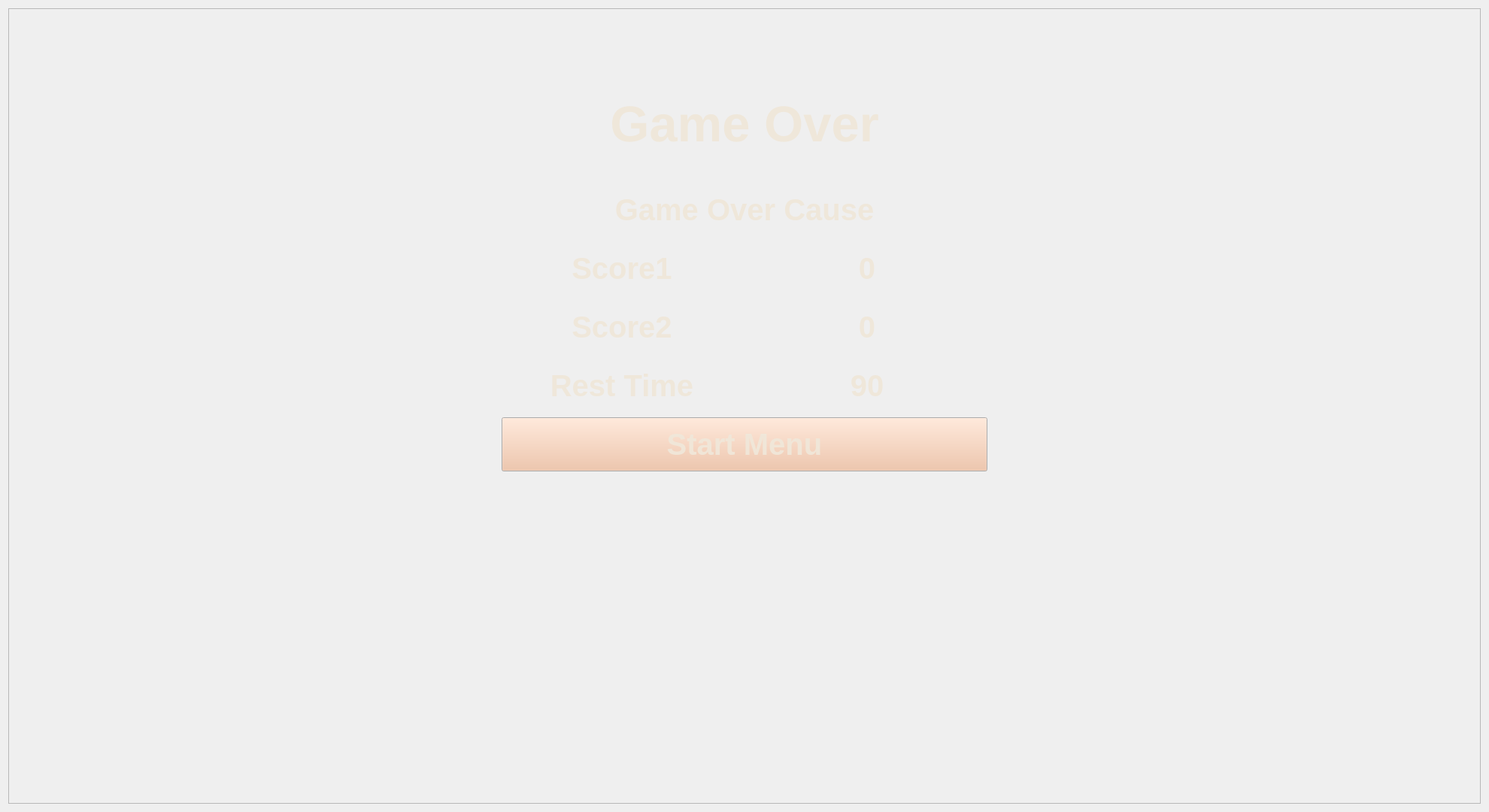
<?xml version="1.0" encoding="UTF-8"?>
<ui version="4.0">
 <class>DualPlayerGameEndUI</class>
 <widget class="QWidget" name="DualPlayerGameEndUI">
  <property name="geometry">
   <rect>
    <x>0</x>
    <y>0</y>
    <width>1980</width>
    <height>1080</height>
   </rect>
  </property>
  <property name="windowTitle">
   <string>Form</string>
  </property>
  <layout class="QVBoxLayout" name="verticalLayout_2">
   <item>
    <widget class="QFrame" name="frame">
     <property name="sizePolicy">
      <sizepolicy hsizetype="Expanding" vsizetype="Expanding">
       <horstretch>0</horstretch>
       <verstretch>0</verstretch>
      </sizepolicy>
     </property>
     <property name="palette">
      <palette>
       <active>
        <colorrole role="WindowText">
         <brush brushstyle="SolidPattern">
          <color alpha="255">
           <red>239</red>
           <green>231</green>
           <blue>218</blue>
          </color>
         </brush>
        </colorrole>
        <colorrole role="Button">
         <brush brushstyle="SolidPattern">
          <color alpha="179">
           <red>239</red>
           <green>188</green>
           <blue>155</blue>
          </color>
         </brush>
        </colorrole>
        <colorrole role="Text">
         <brush brushstyle="SolidPattern">
          <color alpha="255">
           <red>239</red>
           <green>231</green>
           <blue>218</blue>
          </color>
         </brush>
        </colorrole>
        <colorrole role="ButtonText">
         <brush brushstyle="SolidPattern">
          <color alpha="228">
           <red>239</red>
           <green>231</green>
           <blue>218</blue>
          </color>
         </brush>
        </colorrole>
        <colorrole role="Base">
         <brush brushstyle="SolidPattern">
          <color alpha="127">
           <red>70</red>
           <green>53</green>
           <blue>29</blue>
          </color>
         </brush>
        </colorrole>
       </active>
       <inactive>
        <colorrole role="WindowText">
         <brush brushstyle="SolidPattern">
          <color alpha="255">
           <red>239</red>
           <green>231</green>
           <blue>218</blue>
          </color>
         </brush>
        </colorrole>
        <colorrole role="Button">
         <brush brushstyle="SolidPattern">
          <color alpha="179">
           <red>239</red>
           <green>188</green>
           <blue>155</blue>
          </color>
         </brush>
        </colorrole>
        <colorrole role="Text">
         <brush brushstyle="SolidPattern">
          <color alpha="255">
           <red>239</red>
           <green>231</green>
           <blue>218</blue>
          </color>
         </brush>
        </colorrole>
        <colorrole role="ButtonText">
         <brush brushstyle="SolidPattern">
          <color alpha="228">
           <red>239</red>
           <green>231</green>
           <blue>218</blue>
          </color>
         </brush>
        </colorrole>
        <colorrole role="Base">
         <brush brushstyle="SolidPattern">
          <color alpha="127">
           <red>70</red>
           <green>53</green>
           <blue>29</blue>
          </color>
         </brush>
        </colorrole>
       </inactive>
       <disabled>
        <colorrole role="Button">
         <brush brushstyle="SolidPattern">
          <color alpha="179">
           <red>239</red>
           <green>188</green>
           <blue>155</blue>
          </color>
         </brush>
        </colorrole>
       </disabled>
      </palette>
     </property>
     <property name="font">
      <font>
       <pointsize>30</pointsize>
       <bold>true</bold>
      </font>
     </property>
     <property name="frameShape">
      <enum>QFrame::Shape::StyledPanel</enum>
     </property>
     <property name="frameShadow">
      <enum>QFrame::Shadow::Raised</enum>
     </property>
     <layout class="QHBoxLayout" name="horizontalLayout" stretch="1,1,1">
      <item>
       <spacer name="horizontalSpacer">
        <property name="orientation">
         <enum>Qt::Orientation::Horizontal</enum>
        </property>
        <property name="sizeHint" stdset="0">
         <size>
          <width>646</width>
          <height>20</height>
         </size>
        </property>
       </spacer>
      </item>
      <item>
       <layout class="QVBoxLayout" name="verticalLayout" stretch="1,2,1,1,1,1,1,6">
        <item>
         <spacer name="verticalSpacer">
          <property name="orientation">
           <enum>Qt::Orientation::Vertical</enum>
          </property>
          <property name="sizeHint" stdset="0">
           <size>
            <width>20</width>
            <height>40</height>
           </size>
          </property>
         </spacer>
        </item>
        <item>
         <widget class="QLabel" name="gameOverLabel">
          <property name="font">
           <font>
            <pointsize>50</pointsize>
            <bold>true</bold>
           </font>
          </property>
          <property name="text">
           <string>Game Over</string>
          </property>
          <property name="alignment">
           <set>Qt::AlignmentFlag::AlignCenter</set>
          </property>
         </widget>
        </item>
        <item>
         <widget class="QLabel" name="gameEndCauseLabel">
          <property name="font">
           <font>
            <pointsize>30</pointsize>
            <bold>true</bold>
           </font>
          </property>
          <property name="text">
           <string>Game Over Cause</string>
          </property>
          <property name="alignment">
           <set>Qt::AlignmentFlag::AlignCenter</set>
          </property>
         </widget>
        </item>
        <item>
         <layout class="QHBoxLayout" name="horizontalLayout_2">
          <item>
           <widget class="QLabel" name="score1Label">
            <property name="font">
             <font>
              <pointsize>30</pointsize>
              <bold>true</bold>
             </font>
            </property>
            <property name="text">
             <string>Score1</string>
            </property>
            <property name="alignment">
             <set>Qt::AlignmentFlag::AlignCenter</set>
            </property>
           </widget>
          </item>
          <item>
           <widget class="QLabel" name="score1ValueLabel">
            <property name="font">
             <font>
              <pointsize>30</pointsize>
              <bold>true</bold>
             </font>
            </property>
            <property name="text">
             <string>0</string>
            </property>
            <property name="alignment">
             <set>Qt::AlignmentFlag::AlignCenter</set>
            </property>
           </widget>
          </item>
         </layout>
        </item>
        <item>
         <layout class="QHBoxLayout" name="horizontalLayout_4">
          <item>
           <widget class="QLabel" name="label_2">
            <property name="text">
             <string>Score2</string>
            </property>
            <property name="alignment">
             <set>Qt::AlignmentFlag::AlignCenter</set>
            </property>
           </widget>
          </item>
          <item>
           <widget class="QLabel" name="score2ValueLabel">
            <property name="text">
             <string>0</string>
            </property>
            <property name="alignment">
             <set>Qt::AlignmentFlag::AlignCenter</set>
            </property>
           </widget>
          </item>
         </layout>
        </item>
        <item>
         <layout class="QHBoxLayout" name="horizontalLayout_3">
          <item>
           <widget class="QLabel" name="restTimeLabel">
            <property name="font">
             <font>
              <pointsize>30</pointsize>
              <bold>true</bold>
             </font>
            </property>
            <property name="text">
             <string>Rest Time</string>
            </property>
            <property name="alignment">
             <set>Qt::AlignmentFlag::AlignCenter</set>
            </property>
           </widget>
          </item>
          <item>
           <widget class="QLabel" name="restTimeValueLabel">
            <property name="font">
             <font>
              <pointsize>30</pointsize>
              <bold>true</bold>
             </font>
            </property>
            <property name="text">
             <string>90</string>
            </property>
            <property name="alignment">
             <set>Qt::AlignmentFlag::AlignCenter</set>
            </property>
           </widget>
          </item>
         </layout>
        </item>
        <item>
         <widget class="QPushButton" name="startMenuButton">
          <property name="sizePolicy">
           <sizepolicy hsizetype="Expanding" vsizetype="Expanding">
            <horstretch>0</horstretch>
            <verstretch>0</verstretch>
           </sizepolicy>
          </property>
          <property name="text">
           <string>Start Menu</string>
          </property>
         </widget>
        </item>
        <item>
         <spacer name="verticalSpacer_2">
          <property name="orientation">
           <enum>Qt::Orientation::Vertical</enum>
          </property>
          <property name="sizeHint" stdset="0">
           <size>
            <width>20</width>
            <height>40</height>
           </size>
          </property>
         </spacer>
        </item>
       </layout>
      </item>
      <item>
       <spacer name="horizontalSpacer_2">
        <property name="orientation">
         <enum>Qt::Orientation::Horizontal</enum>
        </property>
        <property name="sizeHint" stdset="0">
         <size>
          <width>646</width>
          <height>20</height>
         </size>
        </property>
       </spacer>
      </item>
     </layout>
    </widget>
   </item>
  </layout>
 </widget>
 <resources/>
 <connections/>
</ui>
